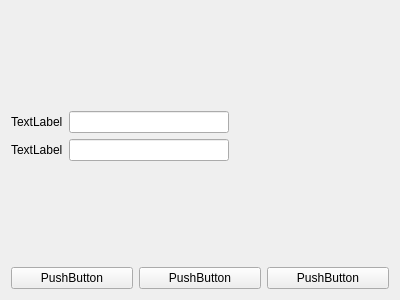
<?xml version="1.0" encoding="UTF-8"?>
<ui version="4.0">
 <class>SettingsNetwork</class>
 <widget class="QWidget" name="SettingsNetwork">
  <property name="geometry">
   <rect>
    <x>0</x>
    <y>0</y>
    <width>400</width>
    <height>300</height>
   </rect>
  </property>
  <property name="windowTitle">
   <string>Form</string>
  </property>
  <layout class="QGridLayout" name="gridLayout">
   <item row="0" column="0">
    <layout class="QVBoxLayout" name="verticalLayout">
     <item>
      <spacer name="verticalSpacer_2">
       <property name="orientation">
        <enum>Qt::Vertical</enum>
       </property>
       <property name="sizeHint" stdset="0">
        <size>
         <width>20</width>
         <height>40</height>
        </size>
       </property>
      </spacer>
     </item>
     <item>
      <layout class="QHBoxLayout" name="horizontalLayout">
       <item>
        <widget class="QLabel" name="label_IP">
         <property name="text">
          <string>TextLabel</string>
         </property>
        </widget>
       </item>
       <item>
        <widget class="QLineEdit" name="lineEdit_IP">
         <property name="maxLength">
          <number>15</number>
         </property>
        </widget>
       </item>
       <item>
        <spacer name="horizontalSpacer">
         <property name="orientation">
          <enum>Qt::Horizontal</enum>
         </property>
         <property name="sizeHint" stdset="0">
          <size>
           <width>40</width>
           <height>20</height>
          </size>
         </property>
        </spacer>
       </item>
      </layout>
     </item>
     <item>
      <layout class="QHBoxLayout" name="horizontalLayout_2">
       <item>
        <widget class="QLabel" name="label_PORT">
         <property name="text">
          <string>TextLabel</string>
         </property>
        </widget>
       </item>
       <item>
        <widget class="QLineEdit" name="lineEdit_PORT">
         <property name="maxLength">
          <number>5</number>
         </property>
         <property name="frame">
          <bool>true</bool>
         </property>
        </widget>
       </item>
       <item>
        <spacer name="horizontalSpacer_2">
         <property name="orientation">
          <enum>Qt::Horizontal</enum>
         </property>
         <property name="sizeHint" stdset="0">
          <size>
           <width>40</width>
           <height>20</height>
          </size>
         </property>
        </spacer>
       </item>
      </layout>
     </item>
     <item>
      <spacer name="verticalSpacer">
       <property name="orientation">
        <enum>Qt::Vertical</enum>
       </property>
       <property name="sizeHint" stdset="0">
        <size>
         <width>20</width>
         <height>40</height>
        </size>
       </property>
      </spacer>
     </item>
     <item>
      <layout class="QHBoxLayout" name="horizontalLayout_3">
       <item>
        <widget class="QPushButton" name="buttonAPPLY">
         <property name="text">
          <string>PushButton</string>
         </property>
        </widget>
       </item>
       <item>
        <widget class="QPushButton" name="buttonOK">
         <property name="text">
          <string>PushButton</string>
         </property>
        </widget>
       </item>
       <item>
        <widget class="QPushButton" name="buttonBACK">
         <property name="text">
          <string>PushButton</string>
         </property>
        </widget>
       </item>
      </layout>
     </item>
    </layout>
   </item>
  </layout>
 </widget>
 <resources/>
 <connections/>
</ui>
